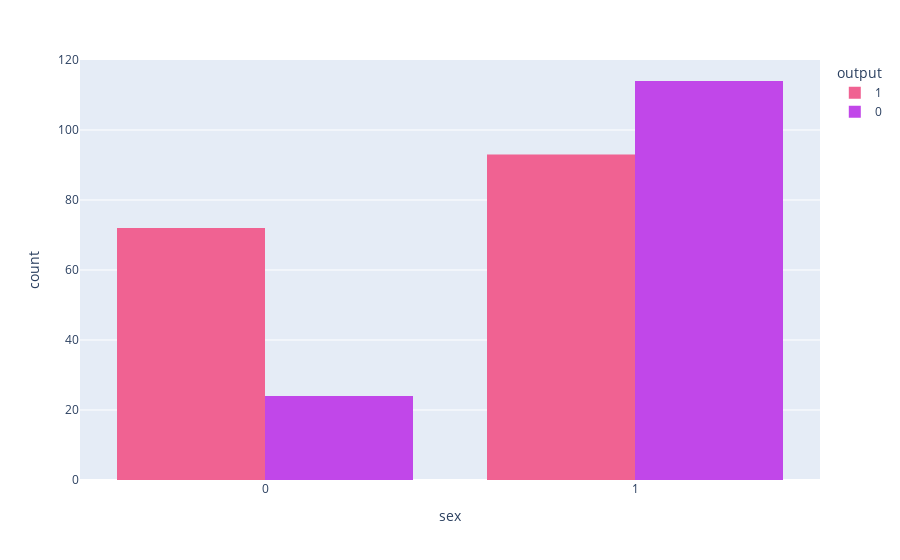

The notebook cell this image was saved under:
### Markdown cell above
About of 70% of the patients are male.

### Code cell
#sex distribution on heart disease

x='sex'
cdm = {0:'#C147E9',1:'#F06292'}
clr='output'

bar_sex_hd = px.histogram(data, x=x,color=clr, barmode='group', color_discrete_map=cdm)
bar_sex_hd.show()

### Figure 1 — Plotly figure (JSON) as saved in the notebook; plotly's stock layout.template omitted (floating-point values rounded to 4 significant figures; data arrays with more than 128 entries replaced by an {"elided": "..."} marker saying what was removed)
{"data": [{"alignmentgroup": "True", "bingroup": "x", "hovertemplate": "output=1<br>sex=%{x}<br>count=%{y}<extra></extra>", "legendgroup": "1", "marker": {"color": "#F06292", "pattern": {"shape": ""}}, "name": "1", "offsetgroup": "1", "orientation": "v", "showlegend": true, "type": "histogram", "x": {"elided": "165 int values"}, "xaxis": "x", "yaxis": "y"}, {"alignmentgroup": "True", "bingroup": "x", "hovertemplate": "output=0<br>sex=%{x}<br>count=%{y}<extra></extra>", "legendgroup": "0", "marker": {"color": "#C147E9", "pattern": {"shape": ""}}, "name": "0", "offsetgroup": "0", "orientation": "v", "showlegend": true, "type": "histogram", "x": {"elided": "138 int values"}, "xaxis": "x", "yaxis": "y"}], "layout": {"barmode": "group", "legend": {"title": {"text": "output"}, "tracegroupgap": 0}, "margin": {"t": 60}, "xaxis": {"anchor": "y", "domain": [0, 1], "title": {"text": "sex"}}, "yaxis": {"anchor": "x", "domain": [0, 1], "title": {"text": "count"}}}}
